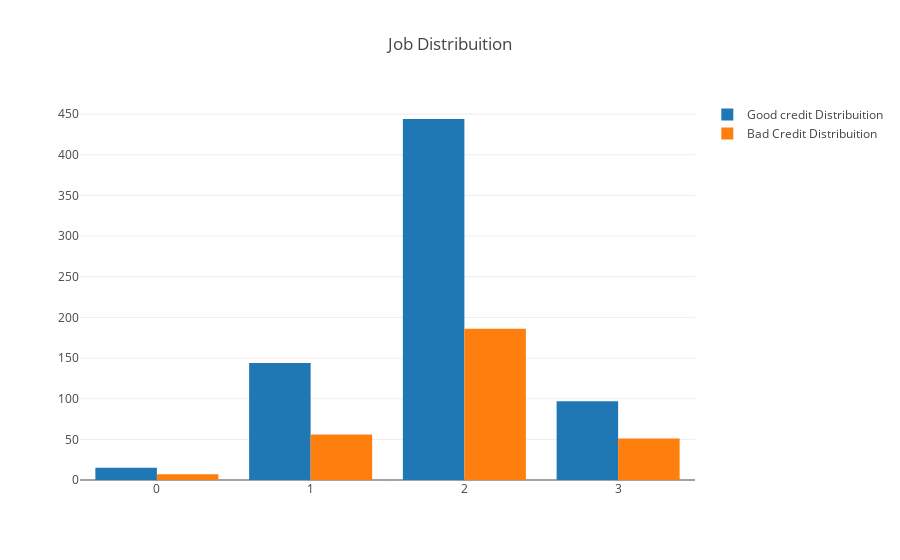

The code cell stored with this chart in its notebook:
### Code cell
#First plot
trace0 = go.Bar(
    x = df_credit[df_credit["Risk"]== 'good']["Job"].value_counts().index.values,
    y = df_credit[df_credit["Risk"]== 'good']["Job"].value_counts().values,
    name='Good credit Distribuition'
)

#Second plot
trace1 = go.Bar(
    x = df_credit[df_credit["Risk"]== 'bad']["Job"].value_counts().index.values,
    y = df_credit[df_credit["Risk"]== 'bad']["Job"].value_counts().values,
    name="Bad Credit Distribuition"
)

data = [trace0, trace1]

layout = go.Layout(
    title='Job Distribuition'
)

fig = go.Figure(data=data, layout=layout)

py.iplot(fig, filename='grouped-bar')

### Figure 1 — Plotly figure (JSON) as saved in the notebook; plotly's stock layout.template omitted (floating-point values rounded to 4 significant figures)
{"data": [{"name": "Good credit Distribuition", "type": "bar", "x": [2, 1, 3, 0], "y": [444, 144, 97, 15]}, {"name": "Bad Credit Distribuition", "type": "bar", "x": [2, 1, 3, 0], "y": [186, 56, 51, 7]}], "layout": {"title": "Job Distribuition"}}
